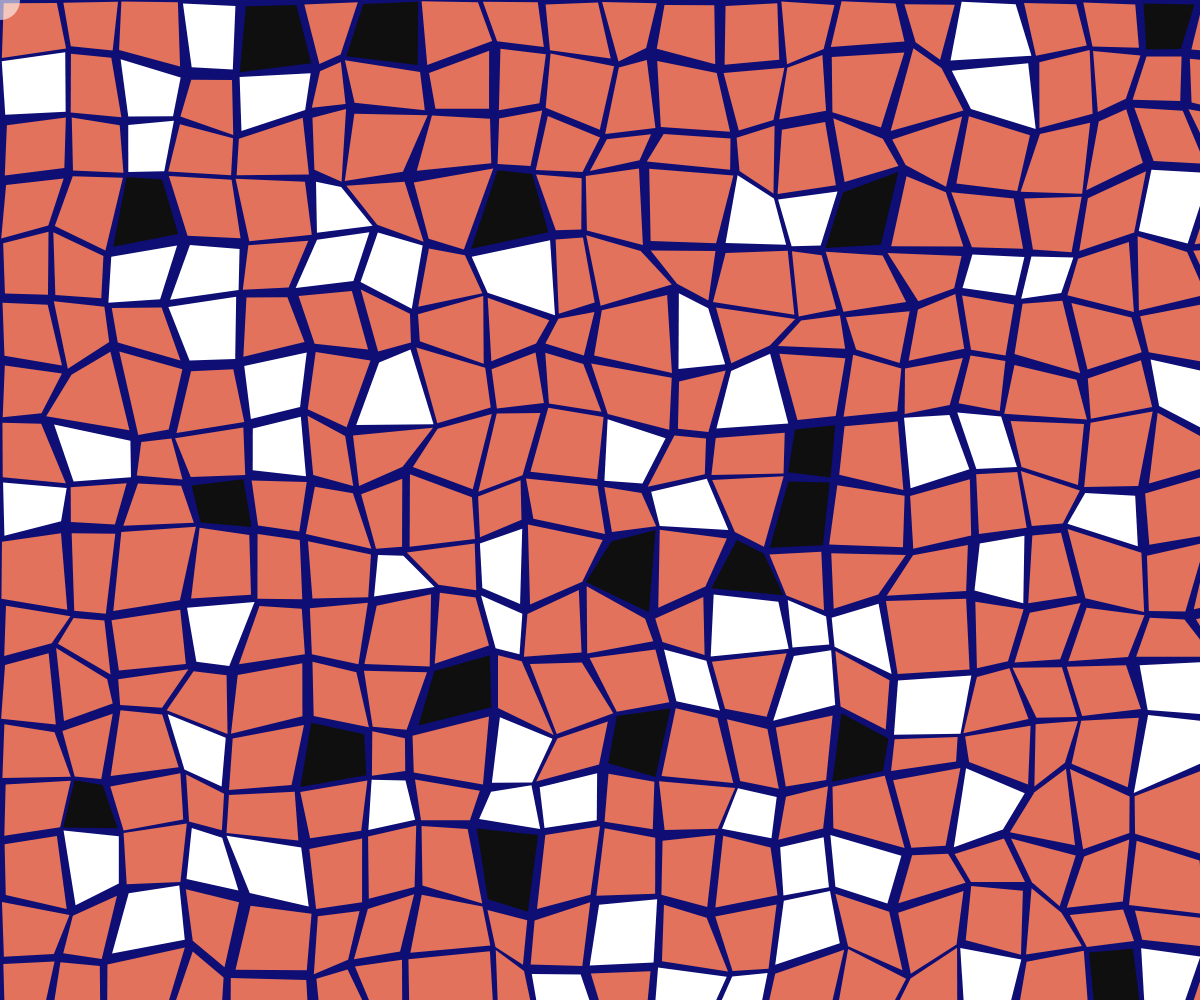
Frame 1 (no input)
Frame 60 (no input): identical to frame 1, image omitted
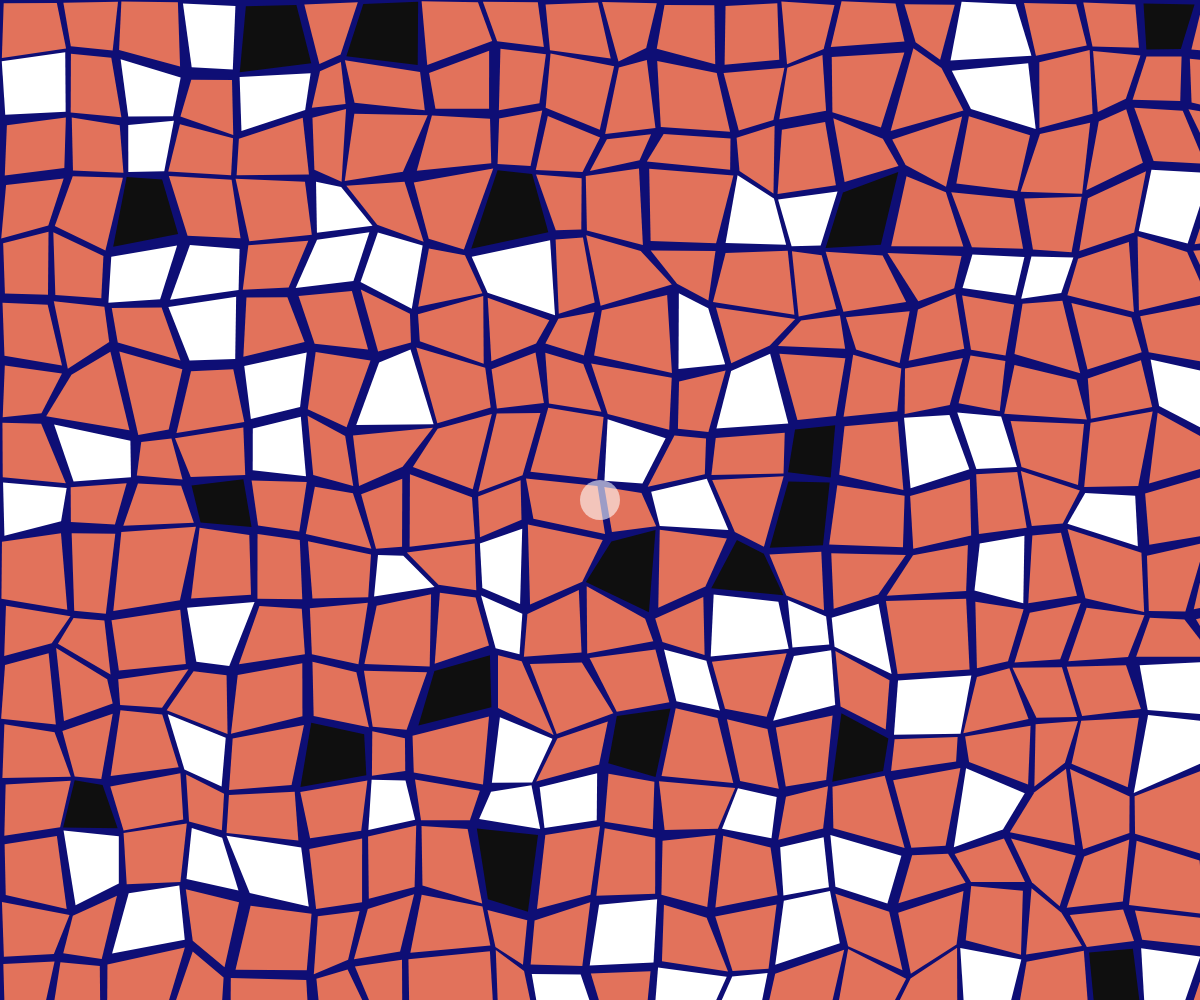
Frame 120 (the mouse pressed at the canvas centre since frame 60)

The p5.js sketch that drew these frames (run headless with seeded random() and noise() and a simulated clock; from frame 60 on, the mouse is pressed at the canvas centre):

// p5.js sketch
// ── sketch.js
let quadrilateros = [];
let tamanhoBase = 60; 

let corTerraCota, corBranca, corPreta, corFundo;

function setup() {
  createCanvas(windowWidth, windowHeight);
  
  corTerraCota = color(226, 114, 91);
  corBranca = color(255, 255, 255);
  corPreta = color(15, 15, 15);
  corFundo = color(14, 14, 117); // Azul Obsidiano
  
  gerarMosaicoIrregular();
}

function gerarMosaicoIrregular() {
  quadrilateros = [];
  
  let cols = ceil(width / tamanhoBase) + 1;
  let rows = ceil(height / tamanhoBase) + 1;
  
  let pontos = [];
  
  // 1. Criar e distorcer a malha base com LIMITES DE SEGURANÇA
  for (let i = 0; i <= cols; i++) {
    pontos[i] = [];
    for (let j = 0; j <= rows; j++) {
      let x = i * tamanhoBase;
      let y = j * tamanhoBase;
      
      // TRATAMENTO: O valor de distorção foi reduzido de 0.45 para 0.30.
      // Isso garante que os pontos vizinhos nunca se aproximem demais,
      // preservando sempre 4 lados visíveis e evitando "triângulos" falsos.
      if (i > 0 && i < cols && j > 0 && j < rows) {
        let limiteMaximo = tamanhoBase * 0.30; 
        x += random(-limiteMaximo, limiteMaximo);
        y += random(-limiteMaximo, limiteMaximo);
      }
      pontos[i][j] = createVector(x, y);
    }
  }
  
  // 2. Montar as formas e aplicar o encolhimento irregular
  for (let i = 0; i < cols; i++) {
    for (let j = 0; j < rows; j++) {
      let p1 = pontos[i][j];
      let p2 = pontos[i + 1][j];
      let p3 = pontos[i + 1][j + 1];
      let p4 = pontos[i][j + 1];
      
      let centroX = (p1.x + p2.x + p3.x + p4.x) / 4;
      let centroY = (p1.y + p2.y + p3.y + p4.y) / 4;
      
      // TRATAMENTO NAS FRESTAS: Os valores mínimo e máximo foram equilibrados 
      // para evitar que um lado encolha tanto a ponto de sumir e formar um triângulo.
      let gap1 = random(0.80, 0.96);
      let gap2 = random(0.80, 0.96);
      let gap3 = random(0.80, 0.96);
      let gap4 = random(0.80, 0.96);
      
      let sp1 = createVector(lerp(centroX, p1.x, gap1), lerp(centroY, p1.y, gap1));
      let sp2 = createVector(lerp(centroX, p2.x, gap2), lerp(centroY, p2.y, gap2));
      let sp3 = createVector(lerp(centroX, p3.x, gap3), lerp(centroY, p3.y, gap3));
      let sp4 = createVector(lerp(centroX, p4.x, gap4), lerp(centroY, p4.y, gap4));
      
      // 3. Distribuição das cores (70% / 20% / 10%)
      let r = random(100);
      let corEscolhida;
      
      if (r < 70) {
        corEscolhida = corTerraCota;
      } else if (r < 90) {
        corEscolhida = corBranca;
      } else {
        corEscolhida = corPreta;
      }
      
      quadrilateros.push({
        p1: sp1, p2: sp2, p3: sp3, p4: sp4,
        cor: corEscolhida
      });
    }
  }
}

function draw() {
  background(corFundo);
  noStroke();
  
  for (let q of quadrilateros) {
    fill(q.cor);
    quad(
      q.p1.x, q.p1.y,
      q.p2.x, q.p2.y,
      q.p3.x, q.p3.y,
      q.p4.x, q.p4.y
    );
  }
  
  fill(255, 150);
  circle(mouseX, mouseY, 40);
}

function windowResized() {
  resizeCanvas(windowWidth, windowHeight);
  gerarMosaicoIrregular(); 
}
